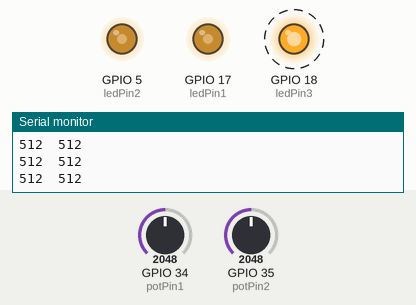
Simulated run of this sketch. Board: ESP32. On the bench: output pins drawn as LEDs (lit = HIGH), the last lines printed to the serial monitor. Dashed ring = blinking. Inputs (shaded band) come from the test bench; at power-on: GPIO 34 (potPin1) = 2048, GPIO 35 (potPin2) = 2048 (analog values on the 0–4095 scale).

Above: at 1.25 s.
1.3 s: GPIO 34 (potPin1) set to 2866
At 1.45 s:
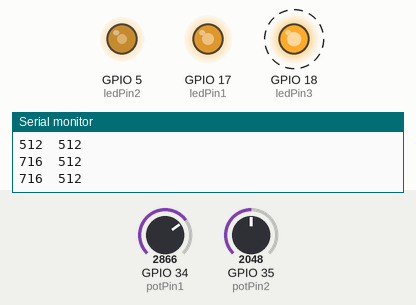
4.3 s: GPIO 35 (potPin2) set to 2866
At 4.46 s:
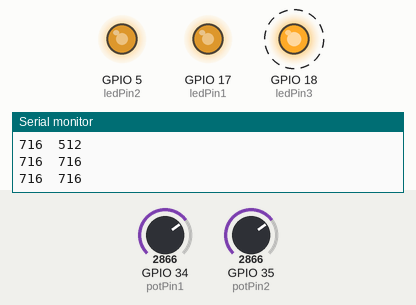
7.3 s: GPIO 34 (potPin1) set to 3603
At 7.47 s:
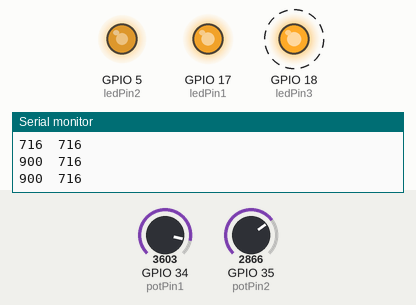
10.3 s: GPIO 35 (potPin2) set to 3603
At 10.48 s:
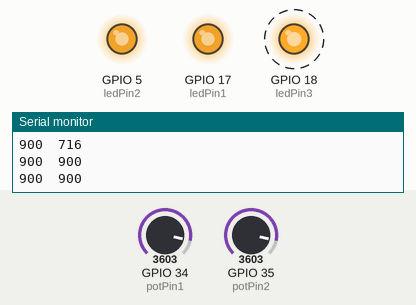
13.3 s: GPIO 34 (potPin1) set to 2047
At 13.49 s:
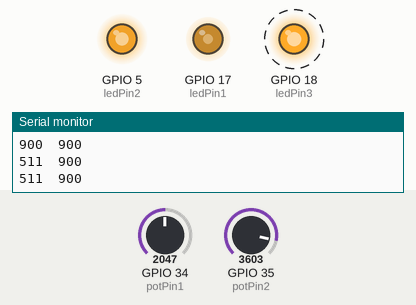
16.3 s: GPIO 35 (potPin2) set to 2047
At 16.5 s:
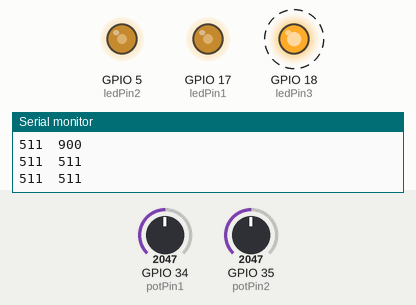
Timing chart, 0 to 20.3 s (numbered marks = the images above; inputs shaded):
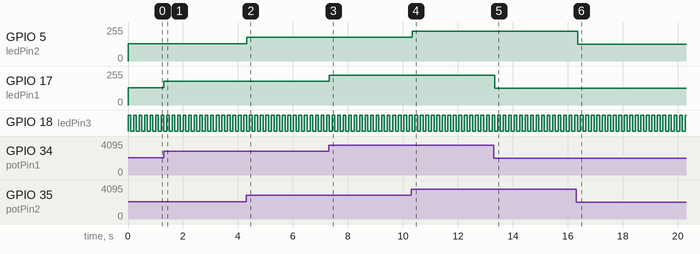

Measured:
- after the input at 1.3 s, GPIO 17 (ledPin1): 128/255 → 178/255 at once
- after the input at 4.3 s, GPIO 5 (ledPin2): 128/255 → 178/255 at once
- after the input at 7.3 s, GPIO 17 (ledPin1): 178/255 → 224/255 at once
- after the input at 10.3 s, GPIO 5 (ledPin2): 178/255 → 224/255 at once
- after the input at 13.3 s, GPIO 17 (ledPin1): 224/255 → 127/255 at once
- after the input at 16.3 s, GPIO 5 (ledPin2): 224/255 → 127/255 after 0.05 s
- by itself, GPIO 18 (ledPin3): alternates HIGH for 0.10 s and LOW for 0.10 s

The sketch:

esp32BasicExample.ino
```cpp
// Pin configurations
const int potPin1 = 34, potPin2 = 35;
const int ledPin1 = 17, ledPin2 = 5, ledPin3 = 18;

// pwm and adc settings
const int ledChannel1 = 0, ledChannel2 = 1;   // pwm channels
const int freq = 5000;                        // pwm freq
const int resolution = 10;                    // pwm and adc resolution


void setup() {
  // put your setup code here, to run once:
  // set adc pins as a input
  // set led pins as a output
  pinMode(potPin1, INPUT);
  pinMode(potPin2, INPUT);
  pinMode(ledPin1, OUTPUT);
  pinMode(ledPin2, OUTPUT);
  pinMode(ledPin3, OUTPUT);

  // set pwm channels freq and resolution
  ledcSetup(ledChannel1, freq, resolution);
  ledcSetup(ledChannel2, freq, resolution);

  // connect led pins to pwm channels
  ledcAttachPin(ledPin1, ledChannel1);
  ledcAttachPin(ledPin2, ledChannel2);

  // set adc resolution same as pwm resolution
  analogReadResolution(resolution);

  // start serial communication
  Serial.begin(115200);
}

void loop() {
  // put your main code here, to run repeatedly:

  // read analog vaules from potantiometers
  int adcVal1 = analogRead(potPin1);
  int adcVal2 = analogRead(potPin2);

  // set analog values as a duty cycle to pwm channels
  ledcWrite(ledChannel1, adcVal1);
  ledcWrite(ledChannel2, adcVal2);

  // show analog values in serial monitor
  Serial.print(adcVal1);
  Serial.print("\t");
  Serial.println(adcVal2);

  // toggle third led continuously
  digitalWrite(ledPin3, !digitalRead(ledPin3));

  delay(100);
}
```
